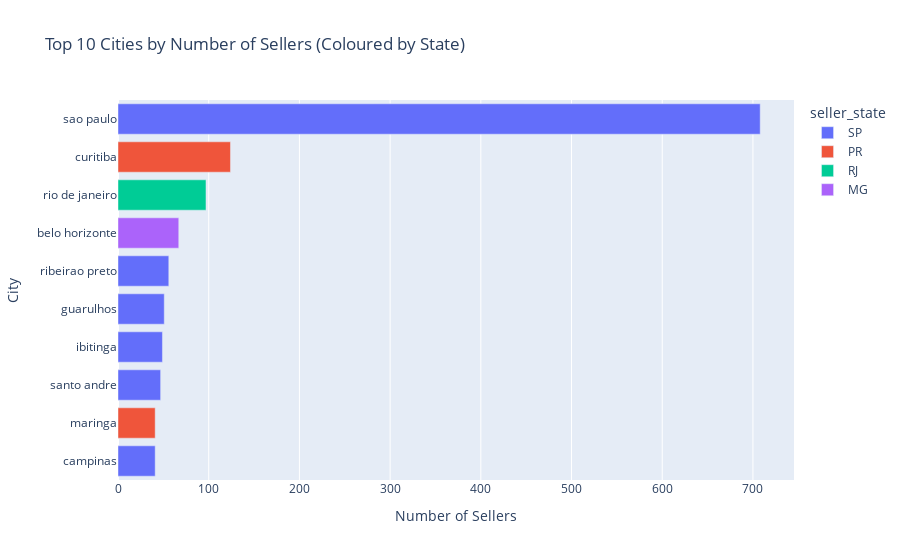

The cell this chart's notebook holds for it:
### Markdown cell above
## Bivariate Analysis

### Code cell
# Top 10 cities by number of sellers, coloured by state:
city_state = df_sellers.groupby(['seller_city', 'seller_state'])['seller_id'].nunique().reset_index()
city_state.columns = ['seller_city', 'seller_state', 'seller_count']

top_city_state = city_state.sort_values('seller_count', ascending=False).head(10)

fig = px.bar(top_city_state, x='seller_count', y='seller_city', color='seller_state',
             title='Top 10 Cities by Number of Sellers (Coloured by State)',
             labels={'seller_count': 'Number of Sellers', 'seller_city': 'City'})
fig.update_layout(yaxis={'categoryorder':'total ascending'})
fig.show()

### Figure 1 — Plotly figure (JSON) as saved in the notebook; plotly's stock layout.template omitted (floating-point values rounded to 4 significant figures)
{"data": [{"alignmentgroup": "True", "hovertemplate": "seller_state=SP<br>Number of Sellers=%{x}<br>City=%{y}<extra></extra>", "legendgroup": "SP", "marker": {"color": "#636efa", "pattern": {"shape": ""}}, "name": "SP", "offsetgroup": "SP", "orientation": "h", "showlegend": true, "textposition": "auto", "type": "bar", "x": [708, 56, 51, 49, 47, 41], "xaxis": "x", "y": ["sao paulo", "ribeirao preto", "guarulhos", "ibitinga", "santo andre", "campinas"], "yaxis": "y"}, {"alignmentgroup": "True", "hovertemplate": "seller_state=PR<br>Number of Sellers=%{x}<br>City=%{y}<extra></extra>", "legendgroup": "PR", "marker": {"color": "#EF553B", "pattern": {"shape": ""}}, "name": "PR", "offsetgroup": "PR", "orientation": "h", "showlegend": true, "textposition": "auto", "type": "bar", "x": [124, 41], "xaxis": "x", "y": ["curitiba", "maringa"], "yaxis": "y"}, {"alignmentgroup": "True", "hovertemplate": "seller_state=RJ<br>Number of Sellers=%{x}<br>City=%{y}<extra></extra>", "legendgroup": "RJ", "marker": {"color": "#00cc96", "pattern": {"shape": ""}}, "name": "RJ", "offsetgroup": "RJ", "orientation": "h", "showlegend": true, "textposition": "auto", "type": "bar", "x": [97], "xaxis": "x", "y": ["rio de janeiro"], "yaxis": "y"}, {"alignmentgroup": "True", "hovertemplate": "seller_state=MG<br>Number of Sellers=%{x}<br>City=%{y}<extra></extra>", "legendgroup": "MG", "marker": {"color": "#ab63fa", "pattern": {"shape": ""}}, "name": "MG", "offsetgroup": "MG", "orientation": "h", "showlegend": true, "textposition": "auto", "type": "bar", "x": [67], "xaxis": "x", "y": ["belo horizonte"], "yaxis": "y"}], "layout": {"barmode": "relative", "legend": {"title": {"text": "seller_state"}, "tracegroupgap": 0}, "title": {"text": "Top 10 Cities by Number of Sellers (Coloured by State)"}, "xaxis": {"anchor": "y", "domain": [0, 1], "title": {"text": "Number of Sellers"}}, "yaxis": {"anchor": "x", "categoryorder": "total ascending", "domain": [0, 1], "title": {"text": "City"}}}}
